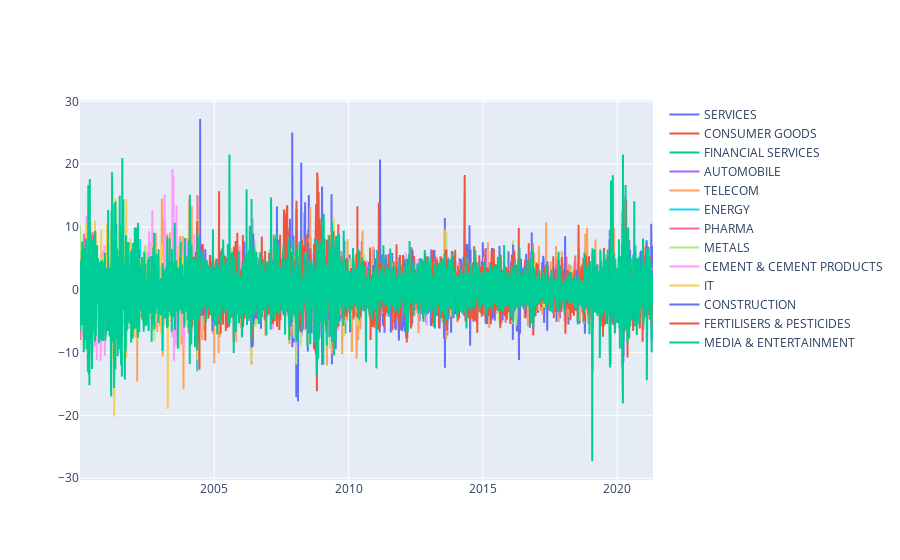

Notebook code cell kept with this figure:
### Code cell
sector_df = all_stock_df.groupby(["Industry", "Date"]).mean()

sector_fig = go.Figure()
for industry in industries:
    data = sector_df.loc[industry].reset_index()
    data["Date"] = data["Date"].dt.strftime('%Y-%m-%d')
    sector_fig.add_trace(go.Scatter(x=data["Date"], y=data["Percent change"],
                                    mode='lines',
                                    name=industry))
sector_fig.show()

### Figure 1 — Plotly figure (JSON) as saved in the notebook; plotly's stock layout.template omitted (floating-point values rounded to 4 significant figures; data arrays with more than 128 entries replaced by an {"elided": "..."} marker saying what was removed)
{"data": [{"mode": "lines", "name": "SERVICES", "type": "scatter", "x": {"elided": "3322 str values"}, "y": {"elided": "3322 float values"}}, {"mode": "lines", "name": "CONSUMER GOODS", "type": "scatter", "x": {"elided": "5306 str values"}, "y": {"elided": "5306 float values"}}, {"mode": "lines", "name": "FINANCIAL SERVICES", "type": "scatter", "x": {"elided": "5306 str values"}, "y": {"elided": "5306 float values"}}, {"mode": "lines", "name": "AUTOMOBILE", "type": "scatter", "x": {"elided": "5306 str values"}, "y": {"elided": "5306 float values"}}, {"mode": "lines", "name": "TELECOM", "type": "scatter", "x": {"elided": "4774 str values"}, "y": {"elided": "4774 float values"}}, {"mode": "lines", "name": "ENERGY", "type": "scatter", "x": {"elided": "5306 str values"}, "y": {"elided": "5306 float values"}}, {"mode": "lines", "name": "PHARMA", "type": "scatter", "x": {"elided": "5306 str values"}, "y": {"elided": "5306 float values"}}, {"mode": "lines", "name": "METALS", "type": "scatter", "x": {"elided": "5306 str values"}, "y": {"elided": "5306 float values"}}, {"mode": "lines", "name": "CEMENT & CEMENT PRODUCTS", "type": "scatter", "x": {"elided": "5306 str values"}, "y": {"elided": "5306 float values"}}, {"mode": "lines", "name": "IT", "type": "scatter", "x": {"elided": "5306 str values"}, "y": {"elided": "5306 float values"}}, {"mode": "lines", "name": "CONSTRUCTION", "type": "scatter", "x": {"elided": "4184 str values"}, "y": {"elided": "4184 float values"}}, {"mode": "lines", "name": "FERTILISERS & PESTICIDES", "type": "scatter", "x": {"elided": "4286 str values"}, "y": {"elided": "4286 float values"}}, {"mode": "lines", "name": "MEDIA & ENTERTAINMENT", "type": "scatter", "x": {"elided": "5306 str values"}, "y": {"elided": "5306 float values"}}], "layout": {}}
